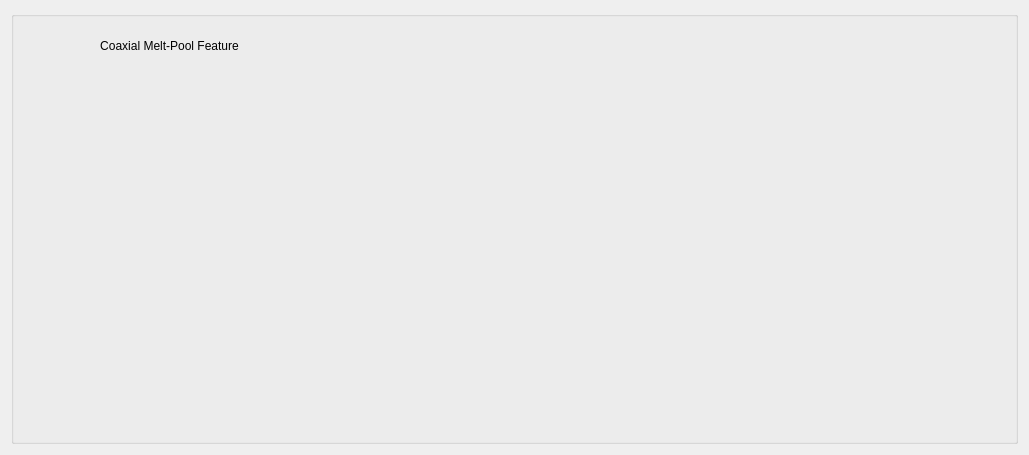
<?xml version="1.0" encoding="UTF-8"?>
<ui version="4.0">
 <class>Meltpoolfeatureviz</class>
 <widget class="QWidget" name="Meltpoolfeatureviz">
  <property name="geometry">
   <rect>
    <x>0</x>
    <y>0</y>
    <width>1029</width>
    <height>455</height>
   </rect>
  </property>
  <property name="windowTitle">
   <string>ROS Image Topic Visualizer</string>
  </property>
  <layout class="QVBoxLayout" name="verticalLayout" stretch="9">
   <item>
    <widget class="QGroupBox" name="groupBox">
     <property name="title">
      <string/>
     </property>
     <layout class="QHBoxLayout" name="horizontalLayout_3">
      <item>
       <layout class="QHBoxLayout" name="horizontalLayout_2" stretch="3,7">
        <item>
         <layout class="QVBoxLayout" name="verticalLayout_5" stretch="1,9">
          <item>
           <widget class="QLabel" name="label_9">
            <property name="text">
             <string>Coaxial Melt-Pool Feature</string>
            </property>
            <property name="alignment">
             <set>Qt::AlignCenter</set>
            </property>
           </widget>
          </item>
          <item>
           <layout class="QHBoxLayout" name="horizontalLayout">
            <item>
             <layout class="QVBoxLayout" name="verticalLayout_3">
              <item>
               <widget class="QWidget" name="ImageFeatureWidget_2" native="true"/>
              </item>
              <item>
               <widget class="QWidget" name="ImageFeatureWidget" native="true"/>
              </item>
             </layout>
            </item>
            <item>
             <layout class="QVBoxLayout" name="verticalLayout_4">
              <item>
               <widget class="QWidget" name="ImageFeatureWidget_5" native="true"/>
              </item>
              <item>
               <widget class="QWidget" name="ImageFeatureWidget_3" native="true"/>
              </item>
             </layout>
            </item>
           </layout>
          </item>
         </layout>
        </item>
        <item>
         <layout class="QVBoxLayout" name="verticalLayout_2" stretch="0,0">
          <item>
           <widget class="QWidget" name="VisualFeaturePlotWidget" native="true"/>
          </item>
          <item>
           <widget class="QWidget" name="AudioFeaturePlotWidget" native="true"/>
          </item>
         </layout>
        </item>
       </layout>
      </item>
     </layout>
    </widget>
   </item>
  </layout>
 </widget>
 <resources/>
 <connections/>
</ui>
